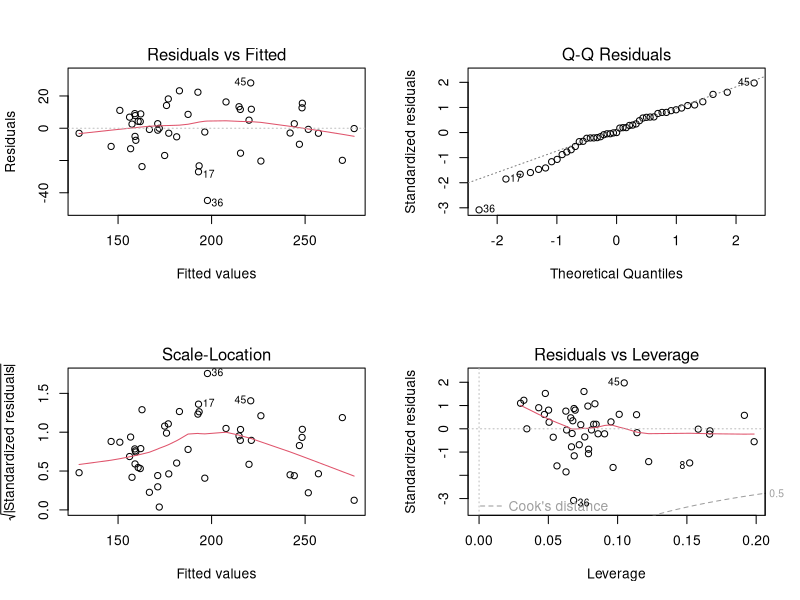
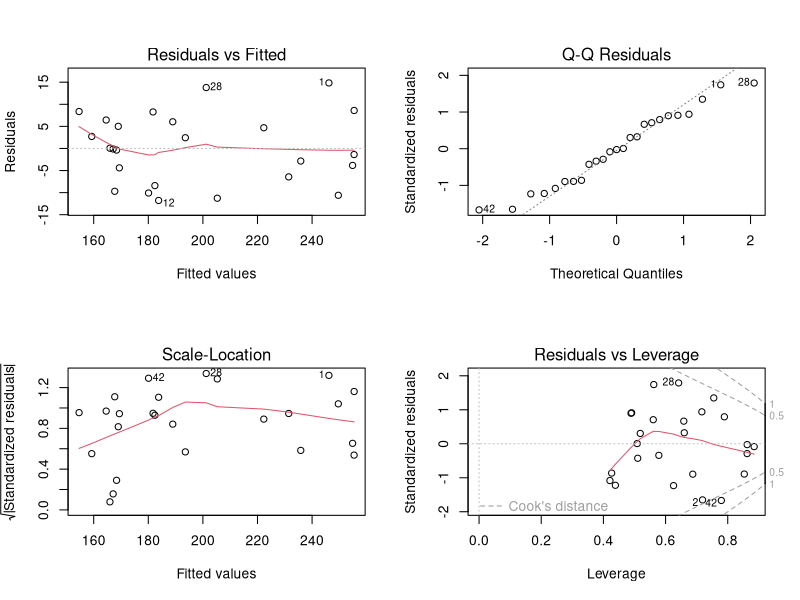

The R source for these figures, in order:
library(MASS)
attach(UScrime)

ineq1.lm=lm(Ineq~.,data=UScrime) #linear regression for response Ineq using all other variables as predictors
summary(ineq1.lm)

# Most significant variables are Ed, GDP, and y
ineq2.lm=lm(Ineq~Ed+GDP+y,data=UScrime)
summary(ineq2.lm)
par(mfrow = c(2,2))
plot(ineq2.lm)

# Using validation set
set.seed(1)
train=sample(47,25)
ineq3.lm=lm(Ineq~.,data=UScrime,subset=train)
summary(ineq3.lm)
par(mfrow = c(2,2))
plot(ineq3.lm)



